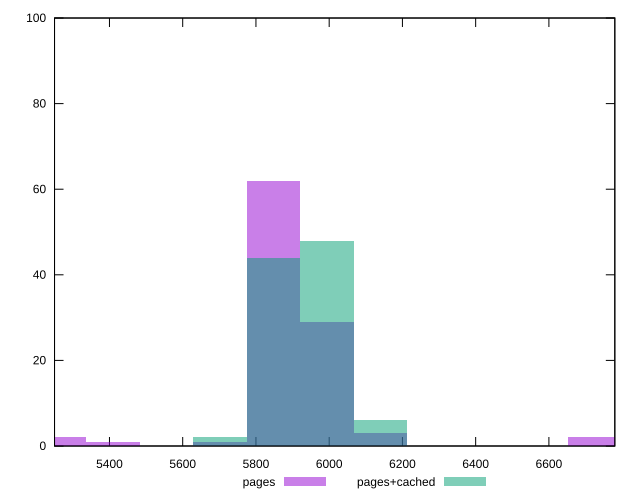

Recreate this plot in gnuplot.
reset

$pages <<EOF
5263.2972266025445 2
5994.310730297343 29
5848.108029558383 62
5701.905328819424 1
6725.324233992141 2
6140.513431036302 3
5409.499927341504 1
EOF

$pagesCached <<EOF
5848.108029558383 44
6140.513431036302 6
5701.905328819424 2
5994.310730297343 48
EOF

set key outside below
set boxwidth 146.20270073895958
set xrange [5250:6780]
set yrange [0:100]
set trange [0:100]
set style fill transparent solid 0.5 noborder
set terminal svg size 640, 500 enhanced background rgb 'white'
set output "report_00016_2021-02-10T13-31-48.338Z/unused-javascript/comparison/histogram/0_vs_1.svg"

plot $pages title "pages" with boxes, \
     $pagesCached title "pages+cached" with boxes

reset
